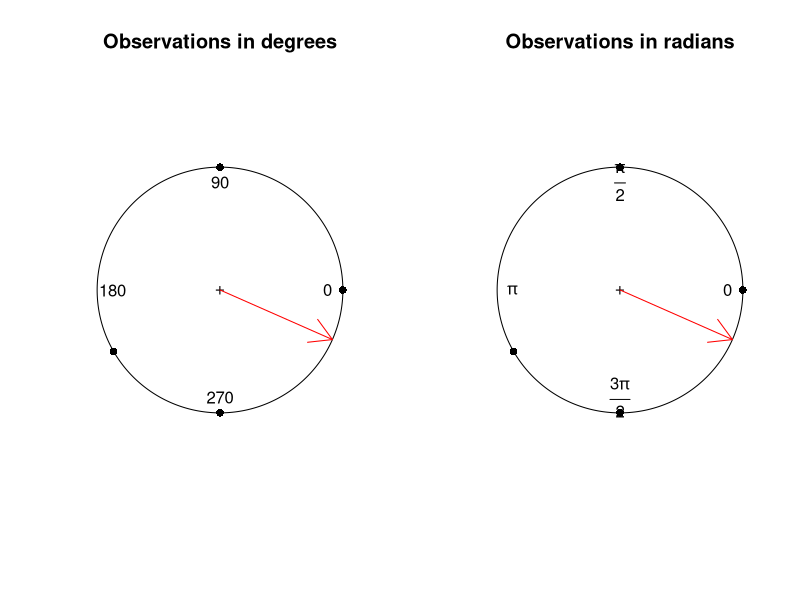

Here is the R script that generated this plot:
## ---- chunk 1
knitr::opts_chunk$set(echo = TRUE)
## ---- chunk 2
# install.packages("circular")
library(circular)
## ---- chunk 3
data.deg <- as.circular(c(0, 90, 210, 270, 360), units = "degrees")
data.rad <- as.circular(c(0, 90, 210, 270, 360), units = "radians")
## ---- chunk 4
mean(c(0, 90, 210, 270, 360))
## ---- chunk 5
mean(data.deg)
mean(data.rad)
## ---- chunk 6
mean_deg <- mean(data.deg)
mean_rad <- mean(data.rad)
## ---- chunk 7
data.rad <- conversion.circular(data.deg, units = "radians")
## ---- chunk 8
par(mfrow=c(1,2))
plot(data.deg, main = "Observations in degrees")
arrows.circular(x=mean(data.deg),col="red")
plot(data.rad, main = "Observations in radians")
arrows.circular(x=mean(data.rad),col="red")
## ---- chunk 9
rho.circular(data.deg)
rho.circular(data.rad)
## ---- chunk 10
angular.variance(data.deg)
angular.deviation(data.deg)
